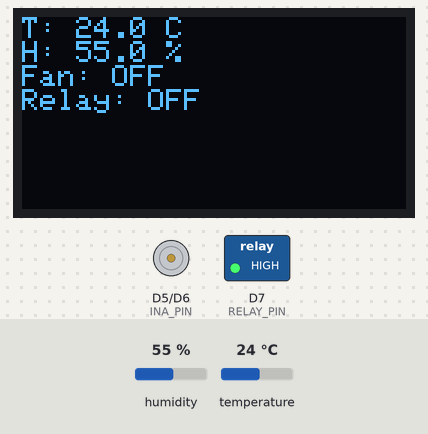
The sketch below on a simulated ESP8266 (NodeMCU). On the bench: 128×64 one-colour display, motor-driver pin pairs drawn as motors (green arrow = first pin HIGH = forward, orange = second pin HIGH = backward, longer = more drive), switched loads named in the sketch (green lamp = pin HIGH). The inputs (shaded band) are chosen by the test bench; at power-on: temperature 24 °C, humidity 55 %. What the sketch prints to the serial monitor is not drawn.

Above: at 2.7 s.
2.8 s: temperature set to 28 °C
At 6.7 s:
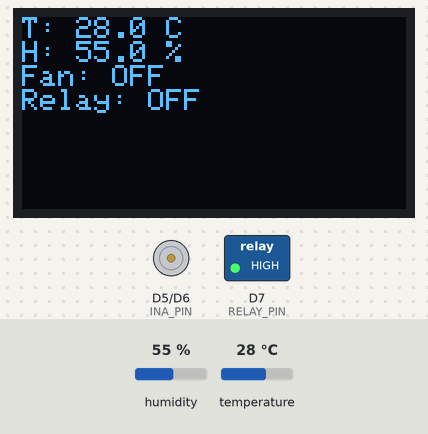
7.7 s: temperature set to 31 °C
At 11.5 s:
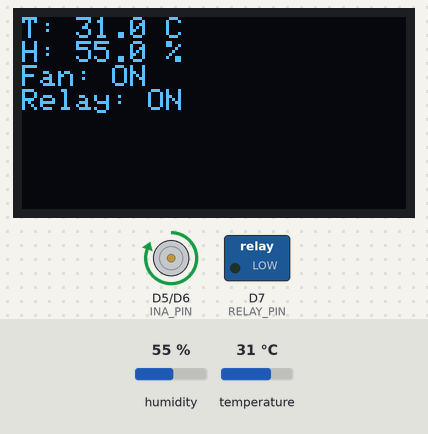
12.6 s: temperature set to 12 °C
At 14.6 s:
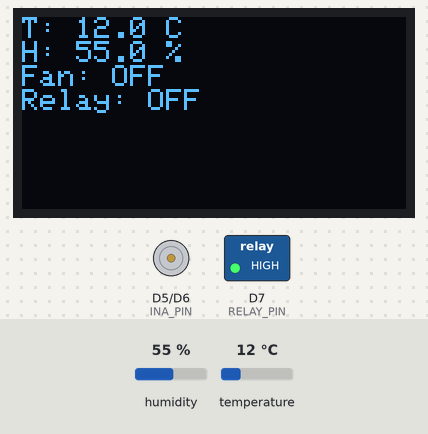
17.5 s: humidity set to 22 %
At 19.5 s:
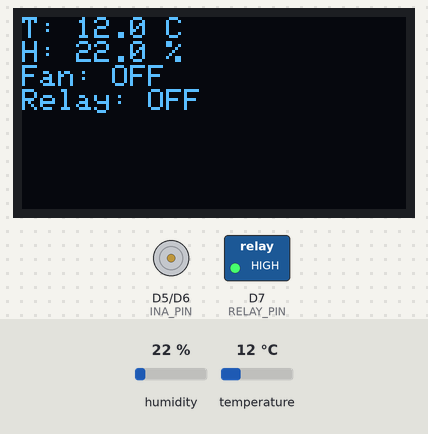
22.4 s: humidity set to 40 %
At 26.8 s:
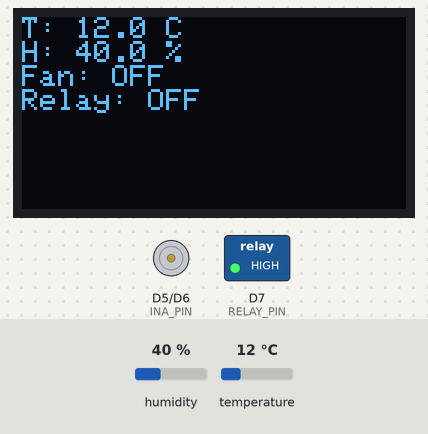
Timing chart, 0 to 28.3 s (numbered marks = the images above; inputs shaded):
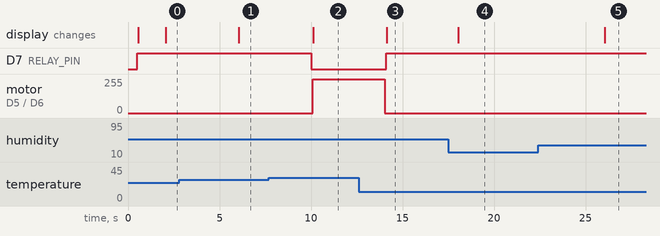

Measured:
- the behaviour switches between 29 and 30 °C on temperature (found by bisection; images 1 and 2)
- after the input at 2.8 s, the display: changes after 3.2 s (image 1)
- after the input at 7.7 s, D7 (RELAY_PIN): HIGH → LOW after 2.3 s; motor on D5 (INA_PIN) / D6 (INB_PIN): stopped → forward 255/255 after 2.4 s; the display: changes after 2.4 s (image 2)
- after the input at 12.6 s, D7 (RELAY_PIN): LOW → HIGH after 1.5 s; motor on D5 (INA_PIN) / D6 (INB_PIN): forward 255/255 → stopped after 1.4 s; the display: changes after 1.5 s (image 3)
- after the input at 17.5 s, the display: changes after 0.55 s (image 4)
- after the input at 22.4 s, the display: changes after 3.7 s (image 5)

The sketch:

1.ino.ino
```cpp
#include <Wire.h>
#include <DHT.h>
#include <Adafruit_GFX.h>
#include <Adafruit_SSD1306.h>

#define DHTPIN      D4
#define DHTTYPE     DHT11
#define OLED_SCL    D1
#define OLED_SDA    D2
#define INA_PIN     D5
#define INB_PIN     D6
#define RELAY_PIN   D7

#define TEMP_ON     30.0
#define TEMP_OFF    28.0

DHT dht(DHTPIN, DHTTYPE);
Adafruit_SSD1306 oled(128, 64, &Wire, -1);

bool fanRunning = false;

void fanOn() {
  if (fanRunning) return;
  digitalWrite(RELAY_PIN, LOW);
  delay(80);
  digitalWrite(INA_PIN, HIGH);
  digitalWrite(INB_PIN, LOW);
  fanRunning = true;
  Serial.println(">> 风扇已开启（继电器吸合）");
}

void fanOff() {
  if (!fanRunning) return;
  digitalWrite(INA_PIN, LOW);
  digitalWrite(INB_PIN, LOW);
  delay(80);
  digitalWrite(RELAY_PIN, HIGH);
  fanRunning = false;
  Serial.println(">> 风扇已关闭（继电器断开）");
}

void setup() {
  Serial.begin(115200);
  delay(500);
  Serial.println("\n===== 系统启动 =====");

  pinMode(INA_PIN, OUTPUT);
  pinMode(INB_PIN, OUTPUT);
  pinMode(RELAY_PIN, OUTPUT);
  digitalWrite(INA_PIN, LOW);
  digitalWrite(INB_PIN, LOW);
  digitalWrite(RELAY_PIN, HIGH);

  dht.begin();

  Wire.begin(OLED_SDA, OLED_SCL);
  if (!oled.begin(SSD1306_SWITCHCAPVCC, 0x3C)) {
    Serial.println("OLED 初始化失败！");
    while (true) { delay(1000); }
  }
  oled.clearDisplay();
  oled.setTextColor(WHITE);
  oled.setCursor(0, 0);
  oled.println("ESP8266 启动中...");
  oled.display();
  delay(1000);
}

void loop() {
  static unsigned long lastRead = 0;
  if (millis() - lastRead >= 2000) {
    lastRead = millis();

    float temp = dht.readTemperature();
    float hum  = dht.readHumidity();

    if (isnan(temp) || isnan(hum)) {
      Serial.println("DHT11 读取失败！");
      return;
    }

    Serial.printf("温度: %.1f℃  湿度: %.1f%%\n", temp, hum);


    if (!fanRunning && temp >= TEMP_ON) {
      fanOn();
    } else if (fanRunning && temp <= TEMP_OFF) {
      fanOff();
    }


    oled.clearDisplay();
    oled.setTextSize(1);
    oled.setCursor(0, 0);
    oled.printf("T: %.1f C\n", temp);
    oled.printf("H: %.1f %%\n", hum);
    oled.printf("Fan: %s\n", fanRunning ? "ON" : "OFF");
    oled.printf("Relay: %s\n", fanRunning ? "ON" : "OFF");
    oled.display();
  }
}
```
